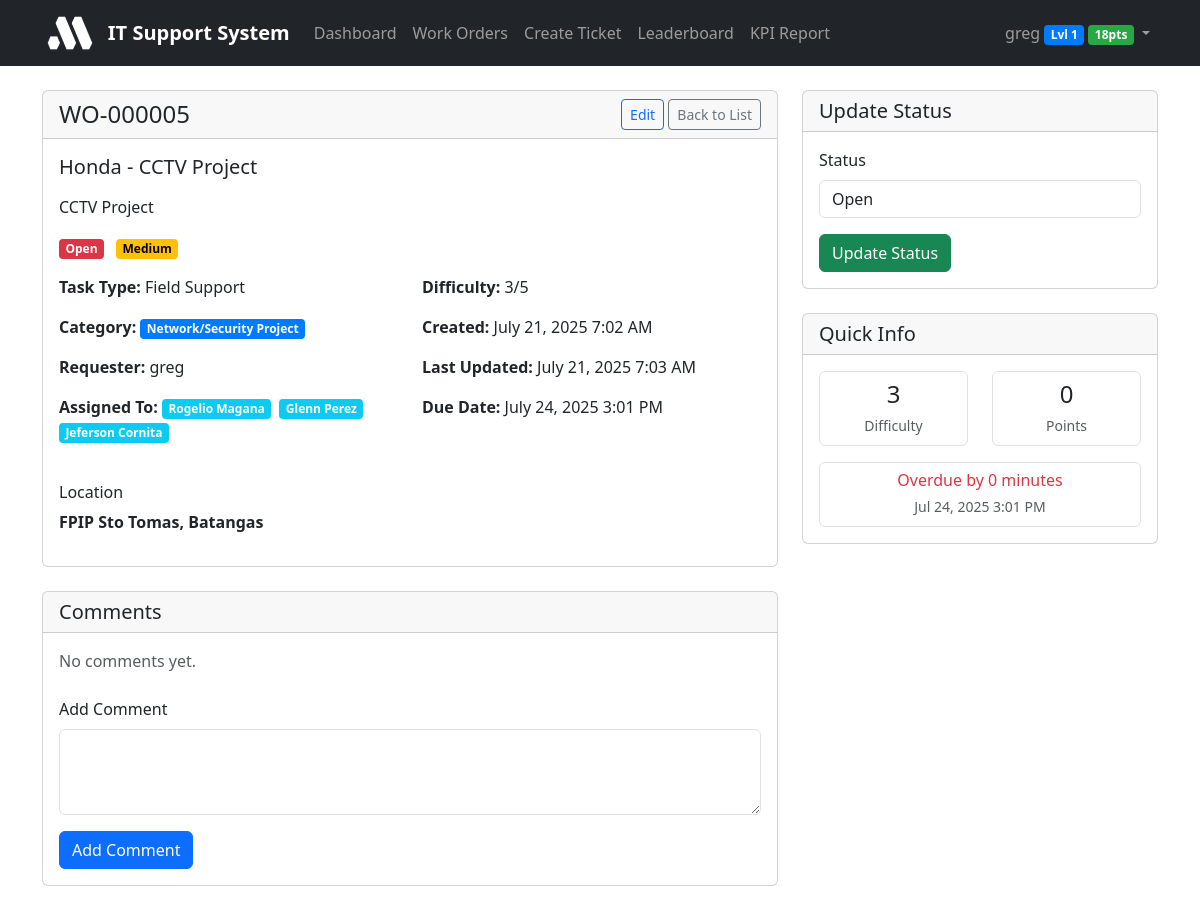
/work-orders/5/ (signed in), run on the app's committed database.
### workorders/models.py (models this page shows, shortened)
class UserProfile(models.Model):
    user = models.OneToOneField(User, on_delete=models.CASCADE)
    total_points = models.IntegerField(default=0)
    level = models.IntegerField(default=1)
    badges = models.JSONField(default=list, blank=True)
    tickets_resolved = models.IntegerField(default=0)
    average_resolution_time = models.FloatField(default=0.0, help_text="Average resolution time in hours")

class WorkOrder(models.Model):
    PRIORITY_CHOICES = [
        ('low', 'Low'),
        ('medium', 'Medium'),
        ('high', 'High'),
        ('urgent', 'Urgent'),
    ]
    STATUS_CHOICES = [
        ('open', 'Open'),
        ('in_progress', 'In Progress'),
        ('waiting', 'Waiting for Customer'),
        ('resolved', 'Resolved'),
        ('closed', 'Closed'),
    ]
    ticket_number = models.CharField(max_length=20, unique=True, editable=False)
    title = models.CharField(max_length=200)
    description = models.TextField()
    task_type = models.ForeignKey(TaskType, on_delete=models.CASCADE)
    task_category = models.ForeignKey(TaskCategory, on_delete=models.CASCADE)
    priority = models.CharField(max_length=10, choices=PRIORITY_CHOICES, default='medium')
    status = models.CharField(max_length=20, choices=STATUS_CHOICES, default='open')
    requester = models.ForeignKey(User, on_delete=models.CASCADE, related_name='requested_tickets')
    assigned_to = models.ManyToManyField(User, blank=True, related_name='assigned_tickets')
    location_name = models.CharField(max_length=200, blank=True)
    latitude = models.FloatField(null=True, blank=True)
    longitude = models.FloatField(null=True, blank=True)
    created_at = models.DateTimeField(auto_now_add=True)
    updated_at = models.DateTimeField(auto_now=True)
    due_date = models.DateTimeField(null=True, blank=True)
    resolved_at = models.DateTimeField(null=True, blank=True)
    points_earned = models.IntegerField(default=0, editable=False)
    difficulty_rating = models.IntegerField(
        default=1,
        validators=[MinValueValidator(1), MaxValueValidator(5)],
        help_text="Difficulty rating from 1-5"
    )
    class Meta:
        ordering = ['-created_at']

class TaskType(models.Model):
    name = models.CharField(max_length=100, unique=True)
    description = models.TextField(blank=True)
    points_base = models.IntegerField(default=10, help_text="Base points for this task type")
    created_at = models.DateTimeField(auto_now_add=True)
    class Meta:
        ordering = ['name']

class TaskCategory(models.Model):
    name = models.CharField(max_length=100, unique=True)
    description = models.TextField(blank=True)
    color = models.CharField(max_length=7, default='#007bff', help_text="Hex color code for category")
    multiplier = models.FloatField(default=1.0, help_text="Points multiplier for this category")
    created_at = models.DateTimeField(auto_now_add=True)
    class Meta:
        ordering = ['name']
        verbose_name_plural = "Task Categories"

### workorders/views.py (the view)
# urls.py: path('work-orders/<int:pk>/', views.work_order_detail, name='work_order_detail'),
@login_required
def work_order_detail(request, pk):
    work_order = get_object_or_404(WorkOrder, pk=pk)
    comments = work_order.comments.all()
    if request.method == 'POST' and 'add_comment' in request.POST:
        comment_form = WorkOrderCommentForm(request.POST)
        if comment_form.is_valid():
            comment = comment_form.save(commit=False)
            comment.work_order = work_order
            comment.author = request.user
            comment.save()
            messages.success(request, 'Comment added successfully!')
            return redirect('work_order_detail', pk=pk)
    else:
        comment_form = WorkOrderCommentForm()
    if request.method == 'POST' and 'update_status' in request.POST:
        status_form = WorkOrderStatusForm(request.POST, instance=work_order)
        if status_form.is_valid():
            work_order = status_form.save()
            messages.success(request, 'Status updated successfully!')
            if work_order.status == 'resolved':
                assignees = work_order.assigned_to.all()
                if assignees and work_order.points_earned > 0:
                    points_per_user = work_order.points_earned // len(assignees)
                    messages.success(request, f'Points distributed: {points_per_user} points to each assignee!')
            return redirect('work_order_detail', pk=pk)
    else:
        status_form = WorkOrderStatusForm(instance=work_order)
    location_map = None
    if work_order.latitude and work_order.longitude:
        m = folium.Map(
            location=[work_order.latitude, work_order.longitude],
            zoom_start=15
        )
        folium.Marker(
            [work_order.latitude, work_order.longitude],
            popup=f"{work_order.ticket_number}: {work_order.title}",
            tooltip=work_order.location_name
        ).add_to(m)
        location_map = m._repr_html_()
    context = {
        'work_order': work_order,
        'comments': comments,
        'comment_form': comment_form,
        'status_form': status_form,
        'location_map': location_map,
    }
    return render(request, 'workorders/work_order_detail.html', context)

### workorders/forms.py
class WorkOrderCommentForm(forms.ModelForm):
    class Meta:
        model = WorkOrderComment
        fields = ['comment']
        widgets = {
            'comment': forms.Textarea(attrs={'rows': 3, 'class': 'form-control'}),
        }

class WorkOrderStatusForm(forms.ModelForm):
    class Meta:
        model = WorkOrder
        fields = ['status']
        widgets = {
            'status': forms.Select(attrs={'class': 'form-control'}),
        }

### workorders/templates/workorders/work_order_detail.html (shortened to what this page needs)
{% extends 'base.html' %}
{% load django_bootstrap5 %}
{% block content %}
<link rel="stylesheet" href="https://unpkg.com/leaflet@1.9.4/dist/leaflet.css" />
<div class="container">
    <div class="row">
        <div class="col-lg-8">
            <div class="card">
                <div class="card-header d-flex justify-content-between align-items-center">
                    <h4 class="mb-0">{{ work_order.ticket_number }}</h4>
                    <div>
                        <a href="{% url 'work_order_edit' work_order.pk %}" class="btn btn-outline-primary btn-sm">Edit</a>
                        <a href="{% url 'work_order_list' %}" class="btn btn-outline-secondary btn-sm">Back to List</a>
                    </div>
                </div>
                <div class="card-body">
                    <h5 class="card-title">{{ work_order.title }}</h5>
                    <p class="card-text">{{ work_order.description|linebreaks }}</p>
                    <div class="mb-3">
                        <span class="badge status-{{ work_order.status }} me-2">{{ work_order.get_status_display }}</span>
                        <span class="badge priority-{{ work_order.priority }}">{{ work_order.get_priority_display }}</span>
                    </div>
                    <div class="row">
                        <div class="col-md-6">
                            <p><strong>Task Type:</strong> {{ work_order.task_type.name }}</p>
                            <p><strong>Category:</strong>
                                <span class="badge" style="background-color: {{ work_order.task_category.color }}; color: white;">
                                    {{ work_order.task_category.name }}
                                </span>
                            </p>
                            <p><strong>Requester:</strong> {{ work_order.requester.get_full_name|default:work_order.requester.username }}</p>
                            <p><strong>Assigned To:</strong>
                                {% if work_order.assigned_to.all %}
                                    {% for assignee in work_order.assigned_to.all %}
                                        <span class="badge bg-info me-1">{{ assignee.get_full_name|default:assignee.username }}</span>
                                    {% endfor %}
                                {% else %}
                                    <span class="text-muted">Not assigned</span>
                                {% endif %}
                            </p>
                        </div>
                        <div class="col-md-6">
                            <p><strong>Difficulty:</strong> {{ work_order.difficulty_rating }}/5</p>
                            <p><strong>Created:</strong> {{ work_order.created_at|date:"F j, Y g:i A" }}</p>
                            <p><strong>Last Updated:</strong> {{ work_order.updated_at|date:"F j, Y g:i A" }}</p>
                            {% if work_order.due_date %}
                            <p><strong>Due Date:</strong> {{ work_order.due_date|date:"F j, Y g:i A" }}</p>
                            {% endif %}
                        </div>
                    </div>
                    {% if work_order.location_name %}
                    <div class="mt-4">
                        <h6>Location</h6>
                        <p><strong>{{ work_order.location_name }}</strong></p>
                    </div>
                    {% endif %}
                </div>
            </div>
            <div class="card mt-4">
                <div class="card-header">
                    <h5 class="mb-0">Comments</h5>
                </div>
                <div class="card-body">
                    {% for comment in comments %}
                    <div class="mb-3 p-3 border rounded">
                        <div class="d-flex justify-content-between align-items-start">
                            <strong>{{ comment.author.get_full_name|default:comment.author.username }}</strong>
                            <small class="text-muted">{{ comment.created_at|date:"F j, Y g:i A" }}</small>
                        </div>
                        <div class="mt-2">{{ comment.comment|linebreaks }}</div>
                    </div>
                    {% empty %}
                    <p class="text-muted">No comments yet.</p>
                    {% endfor %}
                    <form method="post" class="mt-4">
                        <div class="mb-3">
                            <label for="{{ comment_form.comment.id_for_label }}" class="form-label">Add Comment</label>
                            {{ comment_form.comment }}
                        </div>
                        <button type="submit" name="add_comment" class="btn btn-primary">Add Comment</button>
                    </form>
                </div>
            </div>
        </div>
        <div class="col-lg-4">
            <div class="card">
                <div class="card-header">
                    <h5 class="mb-0">Update Status</h5>
                </div>
                <div class="card-body">
                    <form method="post">
                        <div class="mb-3">
                            <label for="{{ status_form.status.id_for_label }}" class="form-label">Status</label>
                            {{ status_form.status }}
                        </div>
                        <button type="submit" name="update_status" class="btn btn-success">Update Status</button>
                    </form>
                </div>
            </div>
            <div class="card mt-4">
                <div class="card-header">
                    <h5 class="mb-0">Quick Info</h5>
                </div>
                <div class="card-body">
                    <div class="row text-center">
                        <div class="col-6">
                            <div class="p-2 border rounded">
                                <div class="h4 mb-1">{{ work_order.difficulty_rating }}</div>
                                <small class="text-muted">Difficulty</small>
                            </div>
                        </div>
                        <div class="col-6">
                            <div class="p-2 border rounded">
                                <div class="h4 mb-1">{{ work_order.points_earned|default:"0" }}</div>
                                <small class="text-muted">Points</small>
                            </div>
                        </div>
                    </div>
                    {% if work_order.due_date %}
                    <div class="mt-3">
                        <div class="p-2 border rounded text-center">
                            <div class="h6 mb-1">
                                {% if work_order.due_date > now %}
                                    <span class="text-success">Due in {{ work_order.due_date|timeuntil }}</span>
                                {% else %}
                                    <span class="text-danger">Overdue by {{ work_order.due_date|timesince }}</span>
                                {% endif %}
                            </div>
                            <small class="text-muted">{{ work_order.due_date|date:"M j, Y g:i A" }}</small>
                        </div>
                    </div>
                    {% endif %}
                </div>
            </div>
        </div>
    </div>
</div>
{% endblock %}

### workorders/templates/base.html (shortened to what this page needs)
{% load django_bootstrap5 %}
{% load static %}
<!DOCTYPE html>
<html lang="en">
<head>
    {% bootstrap_css %}
</head>
<body>
    <nav class="navbar navbar-expand-lg navbar-dark bg-dark">
        <div class="container">
            <a class="navbar-brand" href="{% url 'dashboard' %}">
                <img src="{% static 'workorders/images/logo.png' %}" alt="Company Logo" class="company-logo">
                IT Support System
            </a>
            <div class="collapse navbar-collapse" id="navbarNav">
                <ul class="navbar-nav me-auto">
                    <li class="nav-item">
                        <a class="nav-link" href="{% url 'dashboard' %}">Dashboard</a>
                    </li>
                    <li class="nav-item">
                        <a class="nav-link" href="{% url 'work_order_list' %}">Work Orders</a>
                    </li>
                    <li class="nav-item">
                        <a class="nav-link" href="{% url 'work_order_create' %}">Create Ticket</a>
                    </li>
                    <li class="nav-item">
                        <a class="nav-link" href="{% url 'leaderboard' %}">Leaderboard</a>
                    </li>
                    <li class="nav-item">
                        <a class="nav-link" href="{% url 'kpi_report' %}">KPI Report</a>
                    </li>
                </ul>
                <ul class="navbar-nav">
                    {% if user.is_authenticated %}
                        <li class="nav-item dropdown">
                            <a class="nav-link dropdown-toggle" href="#" id="navbarDropdown" role="button" data-bs-toggle="dropdown">
                                {{ user.username }}
                                {% if user.userprofile %}
                                    <span class="badge level-badge">Lvl {{ user.userprofile.level }}</span>
                                    <span class="badge badge-points">{{ user.userprofile.total_points }}pts</span>
                                {% endif %}
                            </a>
                        </li>
                    {% else %}
                        <li class="nav-item">
                            <a class="nav-link" href="{% url 'login' %}">Login</a>
                        </li>
                    {% endif %}
                </ul>
            </div>
        </div>
    </nav>
    <main class="py-4">
        {% block content %}
        {% endblock %}
    </main>
</body>
</html>

### workorders/templates/base.html (style rules this page uses)
.navbar-brand { font-weight: bold; display: flex; align-items: center; }
.company-logo { height: 40px; width: auto; margin-right: 10px; }
.badge-points { background-color: #28a745; color: white; }
.level-badge { background-color: #007bff; color: white; }
.status-open { background-color: #dc3545; color: white; }
.priority-medium { background-color: #ffc107; color: black; }
.badge { display: inline-block; padding: 0.25rem 0.4rem; font-size: 0.75rem; font-weight: 700; line-height: 1; text-align: center; white-space: nowrap; vertical-align: baseline; border-radius: 0.25rem; }

### data on the page
WorkOrder: ticket_number "WO-000005", title "Honda - CCTV Project", description "CCTV Project", status "Open", priority "Medium", task_type.name "Field Support", task_category.name "Network/Security Project", requester.get_full_name "greg", difficulty_rating "3", created_at "July 21, 2025 7:02 AM", updated_at "July 21, 2025 7:03 AM", due_date "July 24, 2025 3:01 PM", location_name "FPIP Sto Tomas, Batangas", points_earned "0", due_date "0 minutes", due_date "Jul 24, 2025 3:01 PM"

### other printed values
{{ user.username }} "greg"
{{ user.userprofile.level }} "1"
{{ user.userprofile.total_points }} "18"
{{ assignee.get_full_name|default:assignee.username }} "Rogelio Magana"
{{ assignee.get_full_name|default:assignee.username }} "Glenn Perez"
{{ assignee.get_full_name|default:assignee.username }} "Jeferson Cornita"
